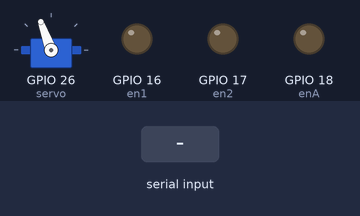
The sketch below on a simulated ESP32. Parts: servo, output pins drawn as LEDs (lit = HIGH). The inputs (shaded band) are chosen by the test bench. What the sketch prints to the serial monitor is not drawn.

Above: at 1.2 s.
1.3 s: "f" received over Serial
At 2.5 s:
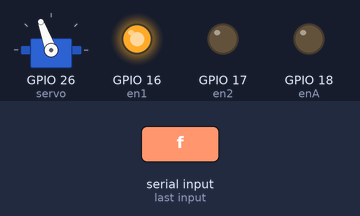
2.8 s: "5" received over Serial
At 3.8 s:
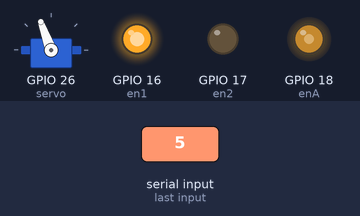
4.3 s: "b" received over Serial
At 4.9 s:
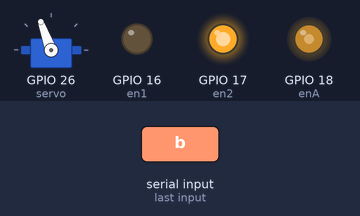
5.8 s: "s" received over Serial
At 6.1 s:
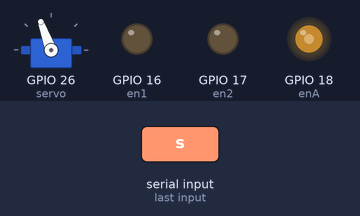
7.3 s: "r" received over Serial
At 8.4 s:
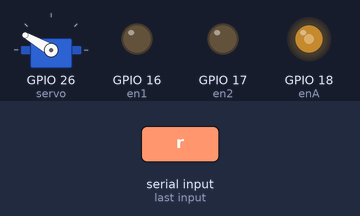
8.8 s: "l" received over Serial
At 9.6 s:
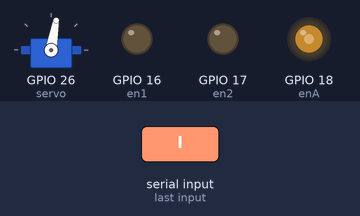
Timing chart, 0 to 11.3 s (numbered marks = the images above; inputs shaded):
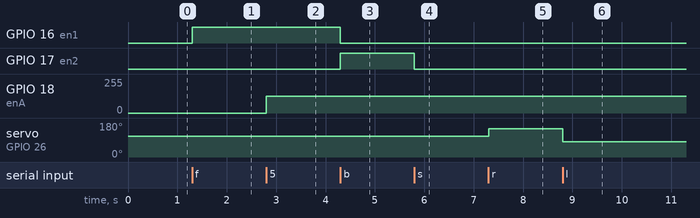

The sketch:

test.ino
```cpp
#include <ESP32Servo.h>

int en2 = 17;
int en1 = 16;
int enA = 18;
int servo = 26;
bool flag;
bool flag2;

Servo smukservo;

void setup() {
  // put your setup code here, to run once:
Serial.begin(115200);
pinMode(en1, OUTPUT);
pinMode(en2, OUTPUT);
ledcAttach(enA, 12000, 8);
pinMode(servo, OUTPUT);
smukservo.attach(servo);
smukservo.write(110);
}

void loop()
{
  byte n = Serial.available(); //check if charctaer(s)has been accumulated in buffer
  if ( n != 0) //there is at least onr charcater in the buffer
  {
    char colourinput = Serial.read();
    Serial.print(colourinput);
    if (colourinput == 'f') //checking if it is f
    {
        Serial.print("forward");
        digitalWrite(en1, HIGH);
        digitalWrite(en2, LOW);
    }
    if (colourinput == '5') //checking if it is f
    {
        Serial.print("forward5");
        int pwmValue = map(5, 1, 9, 0, 255); // Map number to PWM range
        ledcWrite(enA, pwmValue);
        digitalWrite(en1, HIGH);
        digitalWrite(en2, LOW);
    }
    if (colourinput == '7') //checking if it is f
    {
        Serial.print("forward7");
        int pwmValue = map(9, 1, 9, 0, 255); // Map number to PWM range
        ledcWrite(enA, pwmValue);
        digitalWrite(en1, HIGH);
        digitalWrite(en2, LOW);
    }
    if (colourinput == 'b') //checking if it is b
    {
        Serial.print("backward");
        digitalWrite(en1, LOW);
        digitalWrite(en2, HIGH);
    }

    if (colourinput == 's') //checking if it is s
    {
        Serial.print("stop");
        digitalWrite(en1, LOW);
        digitalWrite(en2, LOW);
    }
    if (colourinput == 'c')
    {
      Serial.print("center");
      smukservo.write(110);
    }
    if (colourinput ==  'r')
    {
      Serial.print("right");
      smukservo.write(150);
    }
    if (colourinput == 'l')
    {
      Serial.print("left");
      smukservo.write(80);
    }
    else
    {
      Serial.print("INVALID");
    }
  }
}
```

Measured:
- after the input at 1.3 s, GPIO 16 (en1): LOW → HIGH at once
- after the input at 2.8 s, GPIO 18 (enA): 0/255 → 127/255 at once
- after the input at 4.3 s, GPIO 16 (en1): HIGH → LOW at once; GPIO 17 (en2): LOW → HIGH at once
- after the input at 5.8 s, GPIO 17 (en2): HIGH → LOW at once
- after the input at 7.3 s, servo on GPIO 26 (servo): 110° → 150° at once
- after the input at 8.8 s, servo on GPIO 26 (servo): 150° → 80° at once
